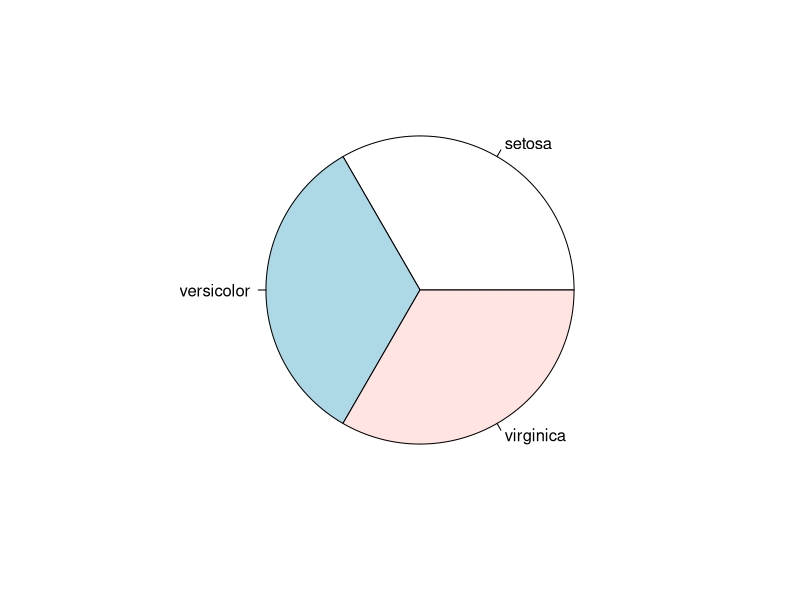
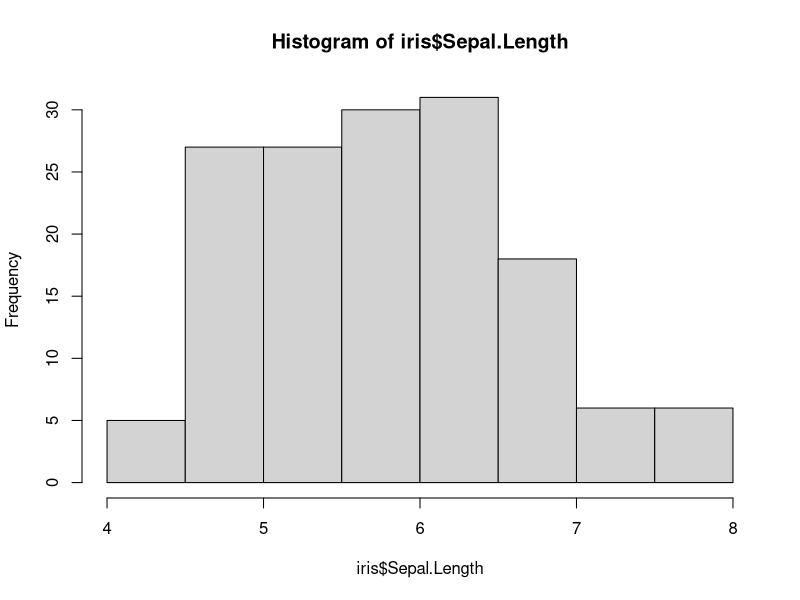
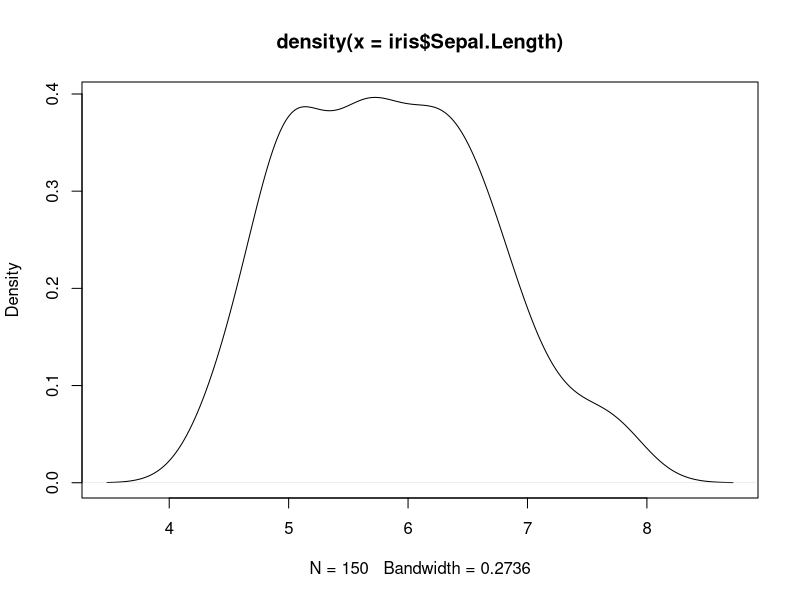
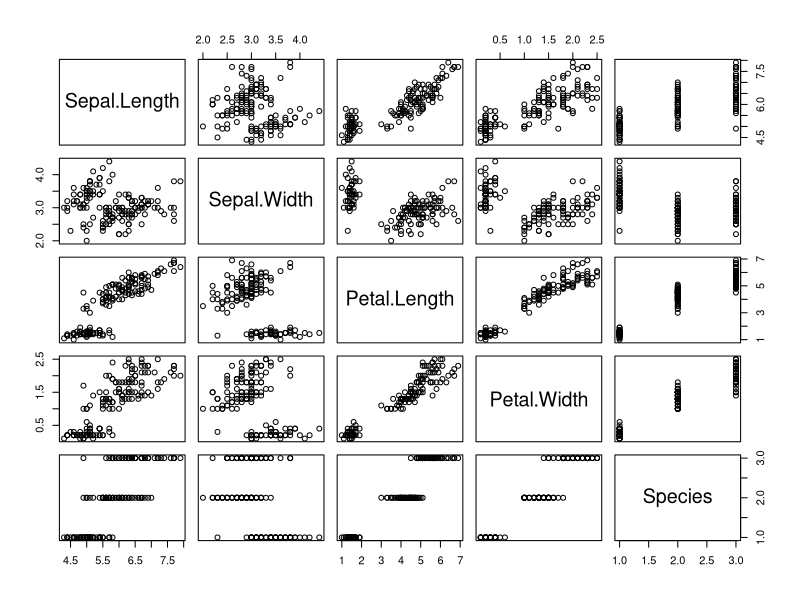
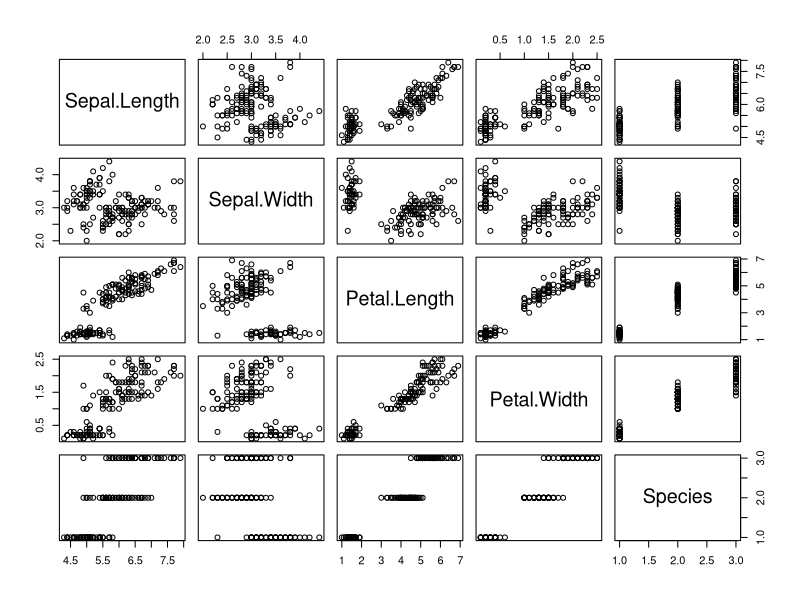
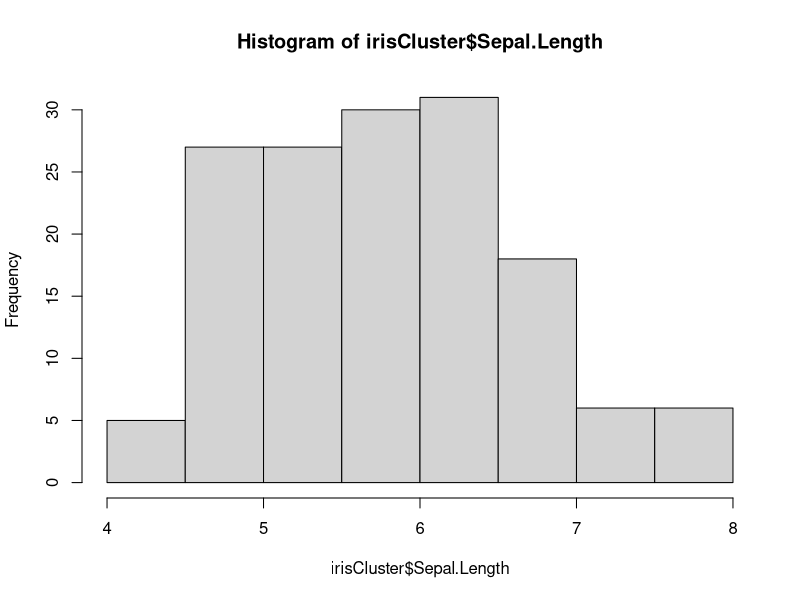
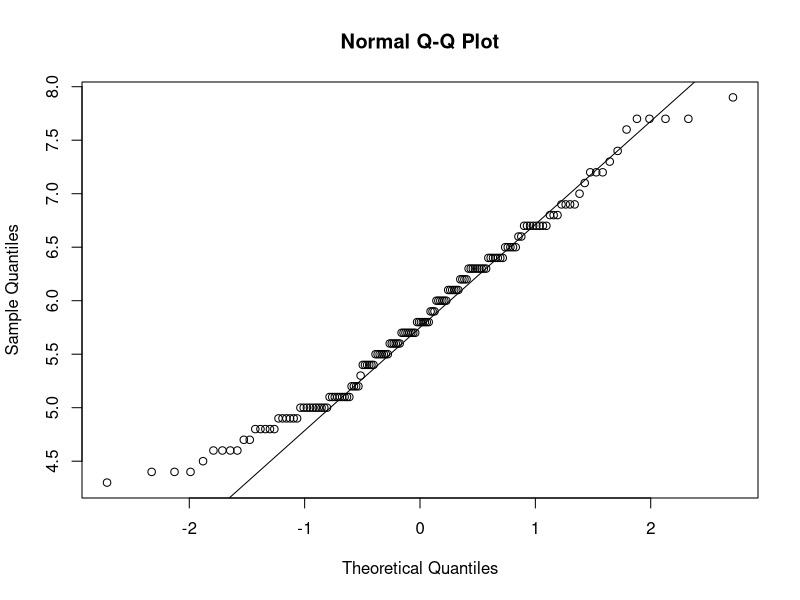
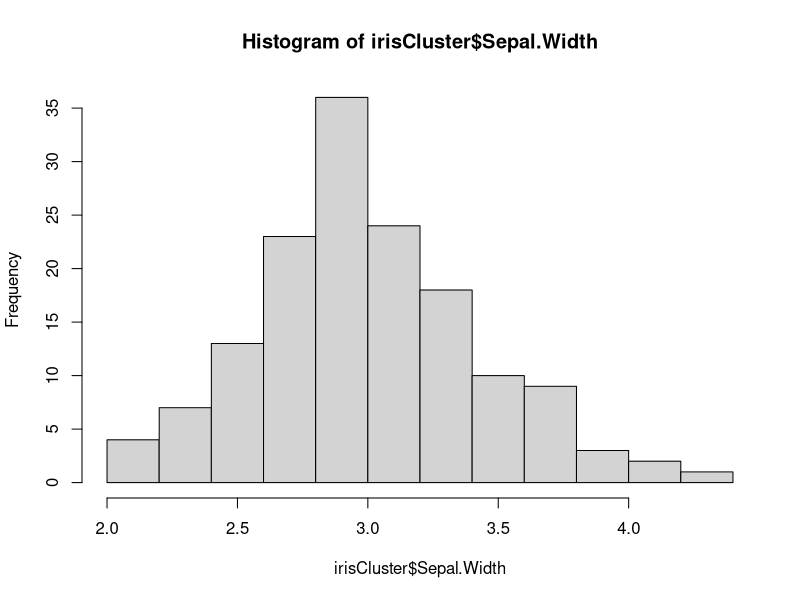

The R source for these figures, in order: (Note: this script raises an error after producing the figures.)
#Check the dimensionality
dim(iris)
#Variable names or column names
names(iris)
#Structure
str(iris)
#Attributes
attributes(iris)
#Get the first 5 rows
iris[1:5]
#Get Sepal.Length of the first 10 rows
iris[1:10, "Sepal.Length"]
#Same as above
iris$Sepal.Length[1:10]
#Distribution of every variable
summary(iris)
#Frequency
table(iris$Species)
#Pie chart
pie(table(iris$Species))
#Variance of Sepal.Length
var(iris$Sepal.Length)
#Covariance of two variables
cov(iris$Sepal.Length, iris$Petal.Length)
#Histogram
hist(iris$Sepal.Length)
#Density
plot(density(iris$Sepal.Length))
#Pair plot
plot(iris)
#or
pairs(iris)


irisCluster <- iris

# H0: sample is taken from a normal distribution
# 若 p-value < 0.05 則拒絕假設→非常態分布
hist(irisCluster$Sepal.Length)
qqnorm(irisCluster$Sepal.Length)
qqline(irisCluster$Sepal.Length)
shapiro.test(irisCluster$Sepal.Length) #p-value=0.01018 <0.05

hist(irisCluster$Sepal.Width)
qqnorm(irisCluster$Sepal.Width)
qqline(irisCluster$Sepal.Width)
shapiro.test(irisCluster$Sepal.Width) #p-value = 0.1012 >0.05

hist(irisCluster$Petal.Length)
qqnorm(irisCluster$Petal.Length)
qqline(irisCluster$Petal.Length)
shapiro.test(irisCluster$Petal.Length) #p-value = 7.412e-10 <0.05

hist(irisCluster$Petal.Width)
qqnorm(irisCluster$Petal.Width)
qqline(irisCluster$Petal.Width)
shapiro.test(irisCluster$Petal.Width) # p-value = 1.68e-08


#Decision Trees
install.packages("party")
library("party")#should be installed by install.packages("party")
str(irisCluster)
#Call function ctree to build a decision tree.
#The first parameter is a formula, 
#which defines a target variable and a list of independent variables.
# iris_ctree <- ctree(Species ~ Sepal.Length + 
#               Sepal.Width + Petal.Length + Petal.Width, data=iris)
train_data <- irisCluster[1:100, ]
test_data <- irisCluster[101:150, ]
iris_ctree <- ctree(Species ~ Sepal.Length + Sepal.Width, data=irisCluster)
print(iris_ctree)
plot(iris_ctree)
plot(iris_ctree, type="simple")

predictions <- predict(iris_ctree, test_data)
accuracy <- sum(predictions == test_data$Species) / length(test_data$Species)
print(accuracy)

#k-means Clustering
newiris <- iris
newiris$Species <- NULL
#Apply kmeans to newiris, 
#and store the clustering result in kc. 
#The cluster number is set to 3.
(kc <- kmeans(newiris, 3))
#Compare the Species label with the clustering result
table(iris$Species, kc$cluster)
table(kc$cluster)
#Plot the clusters and their centres. 
#Note that there are four dimensions in the data 
#and that only the first two dimensions are used to draw the plot below. 
#Some black points close to the green centre (asterisk) are actually closer 
#to the black centre in the four dimensional space.
plot(newiris[c("Sepal.Length", "Sepal.Width")], col=kc$cluster)
points(kc$centers[,c("Sepal.Length", "Sepal.Width")], col=1:3, pch=8, cex=2)

table(iris$Species, kc$cluster)
# 計算準確率
accuracy <- sum(50,48,36) / sum(confusion_matrix)
print(accuracy)
